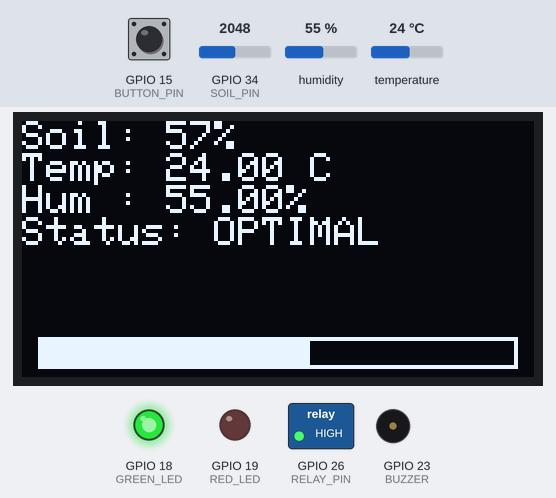
Bench run of a sketch on a simulated ESP32. On the bench: 128×64 one-colour display, switched loads named in the sketch (green lamp = pin HIGH), output pins drawn as LEDs (lit = HIGH), buzzer (waves = sounding). The test bench sets the inputs (shaded band); at power-on: GPIO 34 (SOIL_PIN) = 2048, GPIO 15 (BUTTON_PIN) HIGH, humidity 55 %, temperature 24 °C. What the sketch prints to the serial monitor is not drawn.

Above: at 1.6 s.
1.7 s: GPIO 34 (SOIL_PIN) set to 2538
At 2.7 s:
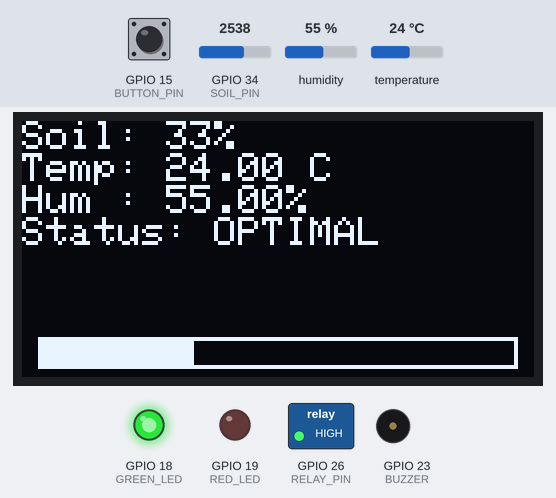
3.5 s: GPIO 34 (SOIL_PIN) set to 2653
At 4.4 s:
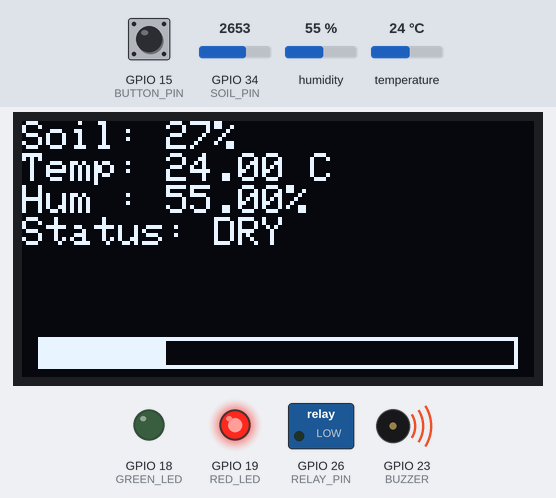
5.5 s: GPIO 34 (SOIL_PIN) set to 1228
At 7.0 s:
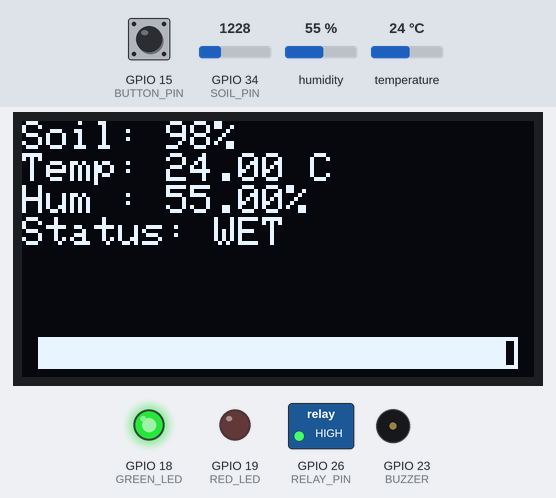
7.5 s: GPIO 15 (BUTTON_PIN) pulled LOW for 1.25 s
At 8.5 s:
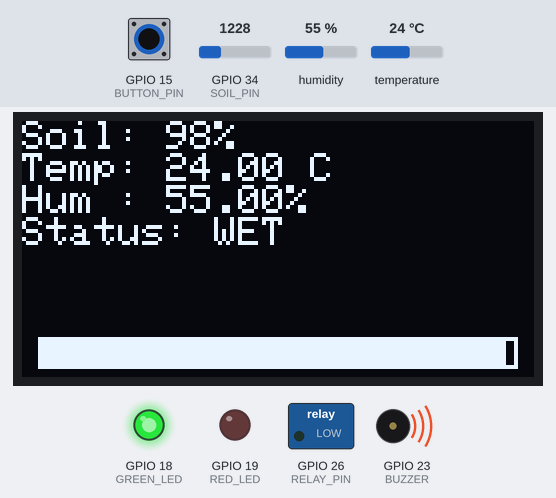
14.5 s: humidity set to 22 %
At 17.2 s:
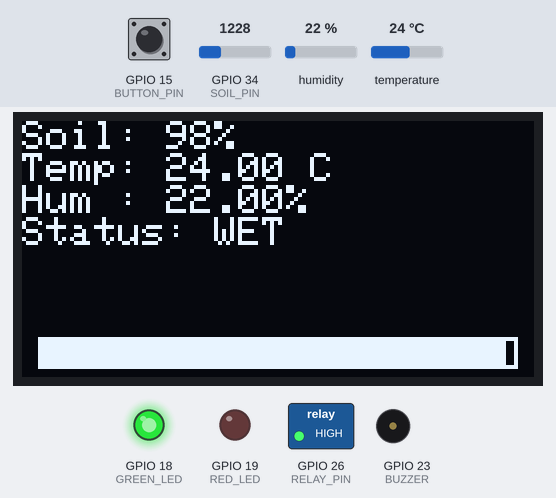
17.5 s: temperature set to 12 °C
At 19.5 s:
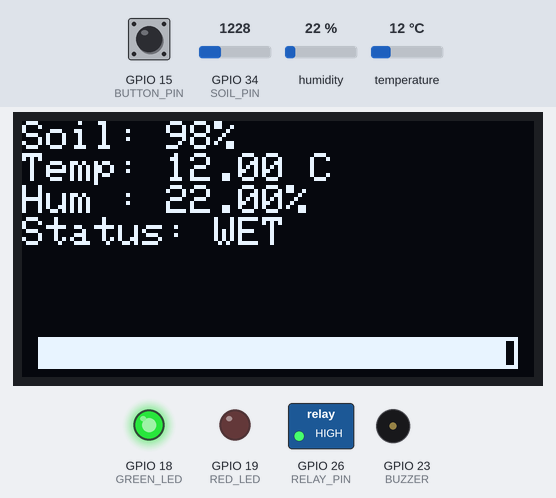
Timing chart, 0 to 21.0 s (numbered marks = the images above; inputs shaded):
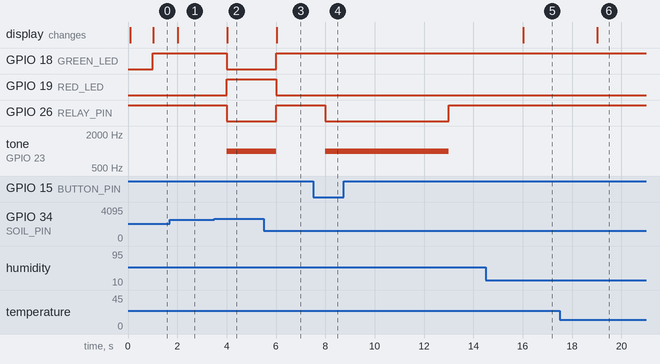

Measured:
- the behaviour switches between 2600 and 2601 on GPIO 34 (SOIL_PIN) (found by bisection; images 1 and 2)
- after the input at 1.7 s, the display: changes after 0.33 s (image 1)
- after the input at 3.5 s, GPIO 18 (GREEN_LED), GPIO 26 (RELAY_PIN): HIGH → LOW after 0.51 s; GPIO 19 (RED_LED): LOW → HIGH after 0.51 s; tone on GPIO 23 (BUZZER): silent → 1000 Hz after 0.51 s; the display: changes after 0.53 s (image 2)
- after the input at 5.5 s, GPIO 18 (GREEN_LED), GPIO 26 (RELAY_PIN): LOW → HIGH after 0.50 s; GPIO 19 (RED_LED): HIGH → LOW after 0.50 s; tone on GPIO 23 (BUZZER): 1000 Hz → silent after 0.50 s; the display: changes after 0.53 s (image 3)
- after the input at 7.5 s, GPIO 26 (RELAY_PIN): HIGH → LOW after 0.50 s, → HIGH 5.0 s later; tone on GPIO 23 (BUZZER): silent → 1000 Hz after 0.50 s, → silent 5.0 s later
- after the input at 14.5 s, the display: changes after 1.5 s (image 5)
- after the input at 17.5 s, the display: changes after 1.5 s (image 6)

The sketch:

plant_monitor.ino
```cpp
#include <Wire.h>
#include <Adafruit_GFX.h>
#include <Adafruit_SSD1306.h>
#include <DHT.h>

#define SCREEN_WIDTH 128
#define SCREEN_HEIGHT 64

Adafruit_SSD1306 display(SCREEN_WIDTH, SCREEN_HEIGHT, &Wire, -1);


#define SOIL_PIN     34
#define DHT_PIN      4
#define DHT_TYPE     DHT22

#define RELAY_PIN    26
#define GREEN_LED    18
#define RED_LED      19
#define BUZZER       23
#define BUTTON_PIN   15


DHT dht(DHT_PIN, DHT_TYPE);

const int DRY_VALUE = 3200;
const int WET_VALUE = 1200;

bool pumpOn = false;
bool manualMode = false;

unsigned long manualStart = 0;
unsigned long lastUpdate = 0;

int moisturePercent = 0;
float temperature = 0;
float humidity = 0;


int readSoilMoisture()
{
  int raw = analogRead(SOIL_PIN);

  int percent = map(raw,
                    DRY_VALUE,
                    WET_VALUE,
                    0,
                    100);

  percent = constrain(percent,0,100);

  return percent;
}


void updateOLED()
{
  display.clearDisplay();
  display.setTextColor(SSD1306_WHITE);

  display.setTextSize(1);
  display.setCursor(0,0);

  display.print("Soil: ");
  display.print(moisturePercent);
  display.println("%");

  display.print("Temp: ");
  display.print(temperature);
  display.println(" C");

  display.print("Hum : ");
  display.print(humidity);
  display.println("%");

  display.print("Status: ");

  if(moisturePercent < 30)
    display.println("DRY");
  else if(moisturePercent <= 70)
    display.println("OPTIMAL");
  else
    display.println("WET");


  int width = map(moisturePercent,
                  0,
                  100,
                  0,
                  120);

  display.drawRect(4,54,120,8,SSD1306_WHITE);
  display.fillRect(4,54,width,8,SSD1306_WHITE);

  display.display();
}


void printSerial()
{
  Serial.print("Moisture: ");
  Serial.print(moisturePercent);
  Serial.print("%");

  Serial.print(" | Temp: ");
  Serial.print(temperature);

  Serial.print(" C");

  Serial.print(" | Humidity: ");
  Serial.print(humidity);

  Serial.print("%");

  Serial.print(" | Pump: ");

  if(pumpOn)
    Serial.println("ON");
  else
    Serial.println("OFF");
}


void setup() {

  Serial.begin(115200);

  pinMode(RELAY_PIN, OUTPUT);
  pinMode(GREEN_LED, OUTPUT);
  pinMode(RED_LED, OUTPUT);
  pinMode(BUZZER, OUTPUT);
  pinMode(BUTTON_PIN, INPUT_PULLUP);


  digitalWrite(RELAY_PIN, HIGH);

  dht.begin();

  Wire.begin(21, 22);
  delay(100);

  if (!display.begin(SSD1306_SWITCHCAPVCC, 0x3C)) {
    Serial.println("OLED initialization failed!");
    while (true);
  }

  display.clearDisplay();
  display.setTextColor(SSD1306_WHITE);
  display.display();

}


void loop() {

  if (millis() - lastUpdate >= 1000) {

    lastUpdate = millis();

    moisturePercent = readSoilMoisture();

    temperature = dht.readTemperature();
    humidity = dht.readHumidity();


    if (isnan(temperature)) temperature = 0;
    if (isnan(humidity)) humidity = 0;


    if (digitalRead(BUTTON_PIN) == LOW && !manualMode) {
      manualMode = true;
      manualStart = millis();

      pumpOn = true;
      digitalWrite(RELAY_PIN, LOW);
    }


    if (manualMode && millis() - manualStart >= 5000) {
      manualMode = false;

      if (moisturePercent > 40) {
        pumpOn = false;
      } else if (moisturePercent < 30) {
        pumpOn = true;
      }

       digitalWrite(RELAY_PIN, pumpOn ? LOW : HIGH);
    }


    if (!manualMode) {


      if (!pumpOn && moisturePercent < 30) {
        pumpOn = true;
      }

      if (pumpOn && moisturePercent > 40) {
        pumpOn = false;
      }

      digitalWrite(RELAY_PIN, pumpOn ? LOW : HIGH);
    }


    digitalWrite(GREEN_LED, LOW);
    digitalWrite(RED_LED, LOW);

    if (moisturePercent < 30) {
      digitalWrite(RED_LED, HIGH);
    }
    else {
      digitalWrite(GREEN_LED, HIGH);
    }


    if (pumpOn)
      tone(BUZZER, 1000);
    else
      noTone(BUZZER);

    updateOLED();
    printSerial();
  }
}
```
